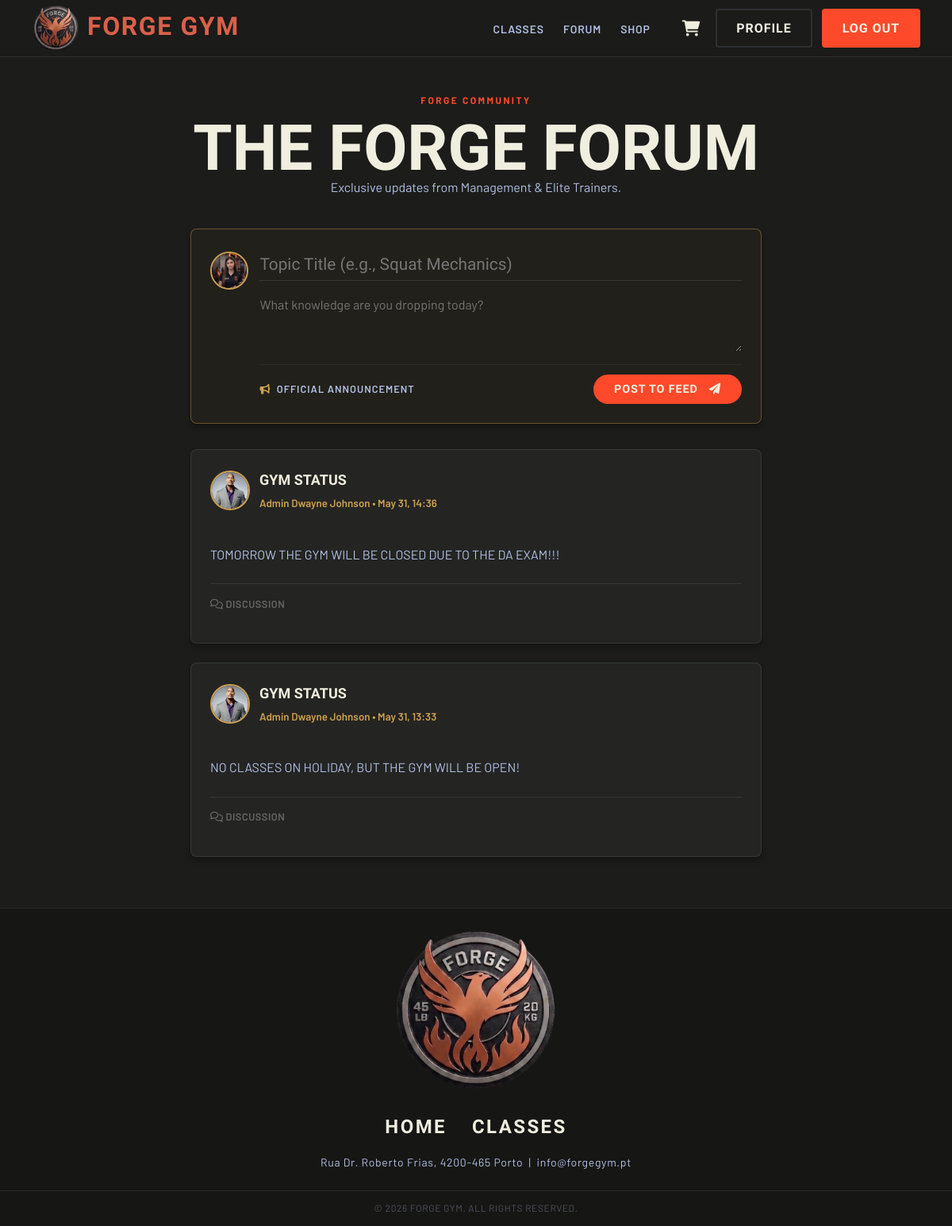
/pages/forum.php (signed in), run on the app's committed database.
### tables this page shows
CREATE TABLE users (
    id INTEGER PRIMARY KEY AUTOINCREMENT,
    name TEXT NOT NULL,
    username TEXT UNIQUE NOT NULL,
    email TEXT UNIQUE NOT NULL,
    password TEXT NOT NULL, 
    profile_photo TEXT DEFAULT 'images/profiles/default.png',
    role TEXT DEFAULT 'user', -- Pode ser 'admin', 'trainer', ou 'user'
    plan TEXT DEFAULT 'none', -- O plano de treino do utilizador (ex: Basic, Premium, none)
    trainer_id INTEGER DEFAULT NULL, -- Se for um 'trainer', guarda o ID correspondente da tabela trainers
    FOREIGN KEY (trainer_id) REFERENCES trainers(id)
);

CREATE TABLE forum_posts (
    id INTEGER PRIMARY KEY AUTOINCREMENT,
    user_id INTEGER NOT NULL,
    title TEXT NOT NULL,
    content TEXT NOT NULL,
    created_at DATETIME DEFAULT CURRENT_TIMESTAMP,
    FOREIGN KEY(user_id) REFERENCES users(id)
);

### pages/forum.php (the view, shortened to what this page needs)
<?php
try {
    $pdo = new PDO('sqlite:../database/forge_gym.db');
    $pdo->setAttribute(PDO::ATTR_ERRMODE, PDO::ERRMODE_EXCEPTION);
    $stmt = $pdo->query("
        SELECT fp.*, u.name as trainer_name, u.profile_photo as avatar, u.role as author_role
        FROM forum_posts fp
        JOIN users u ON fp.user_id = u.id
        ORDER BY fp.created_at DESC
    ");
    $posts = $stmt->fetchAll(PDO::FETCH_ASSOC);
} catch (PDOException $e) {
    die("Database error: " . $e->getMessage());
}
$user_role = $_SESSION['role'] ?? 'user';
$current_user_id = $_SESSION['user_id'];
?>
<!DOCTYPE html>
<html lang="en">
<head>
    <link rel="stylesheet" href="../css/style.css">
    <link rel="stylesheet" href="https://cdnjs.cloudflare.com/ajax/libs/font-awesome/6.0.0/css/all.min.css">
</head>
<body>
  <header class="header">
    <div class="container header__inner">
      <a href="../index.php" class="logo" aria-label="FORGE GYM homepage">
        <img src="../images/logo.png" alt="FORGE GYM" class="logo__img" />
        <span class="logo__text">FORGE GYM</span>
      </a>
      <nav class="nav" id="main-nav" aria-label="Primary navigation">
        <ul class="nav__list">
          <li><a href="plan.php" class="nav__link">Classes</a></li>
          <li><a href="forum.php" class="nav__link">Forum</a></li>
          <li><a href="shop.php" class="nav__link">Shop</a></li>
        </ul>
        <div class="nav__actions">
            <a href="shop.php?open_cart=1" class="nav__cart-btn cart-toggle" aria-label="Ir para o carrinho">
                <i class="fas fa-shopping-cart"></i>
            </a>
          <?php if (isset($_SESSION['user_id'])): ?>
            <a href="profile.php" class="btn btn--ghost">Profile</a>
            <a href="logout.php" class="btn btn--primary">Log out</a>
          <?php else: ?>
            <a href="login.php" class="btn btn--ghost">Log in</a>
            <a href="register.php" class="btn btn--primary">Join now</a>
          <?php endif; ?>
        </div>
      </nav>
    </div>
  </header>
    <main class="container page-spacing" style="max-width: 800px;">
        <header class="page-header" style="text-align: center; margin-bottom: var(--sp-10);">
            <p class="eyebrow" style="justify-content: center;">Forge Community</p>
            <h1 class="page-title">THE FORGE FORUM</h1>
            <p class="text-muted">Exclusive updates from Management & Elite Trainers.</p>
        </header>
        <?php if ($user_role === 'trainer' || $user_role === 'admin'):
            $stmt_avatar = $pdo->prepare("SELECT profile_photo, name FROM users WHERE id = ?");
            $stmt_avatar->execute([$current_user_id]);
            $curr_user = $stmt_avatar->fetch(PDO::FETCH_ASSOC);
            $currAvatar = (!empty($curr_user['profile_photo']) && $curr_user['profile_photo'] !== 'images/profiles/default.png' && file_exists(__DIR__ . '/../' . $curr_user['profile_photo']))
                            ? '../' . $curr_user['profile_photo']
                            : "https://ui-avatars.com/api/?name=" . urlencode($curr_user['name'] ?? 'User') . "&background=CBA052&color=fff&size=128&bold=true";
        ?>
            <section class="card" style="margin-bottom: var(--sp-8); border: 1px solid rgba(203, 160, 82, 0.4); background: rgba(203, 160, 82, 0.03); padding: var(--sp-6);">
                <div style="display: flex; gap: var(--sp-4); align-items: flex-start;">
                    <img src="<?php echo htmlspecialchars($currAvatar); ?>" style="width: 48px; height: 48px; border-radius: 50%; object-fit: cover; border: 2px solid var(--color-gold); flex-shrink: 0; margin-top: 4px;">
                    <form action="../api/action_forum.php" method="POST" style="flex: 1; display: flex; flex-direction: column; gap: var(--sp-2); margin: 0;">
                        <input type="text" name="title" placeholder="Topic Title (e.g., Squat Mechanics)" required
                               style="background: transparent; border: none; border-bottom: 1px solid rgba(255,255,255,0.1); color: #fff; font-family: var(--font-display); font-size: 1.3rem; padding: 8px 0; outline: none; transition: border-color 0.3s;"
                               onfocus="this.style.borderBottomColor='var(--color-gold)'" onblur="this.style.borderBottomColor='rgba(255,255,255,0.1)'">
                        <textarea name="content" rows="3" placeholder="What knowledge are you dropping today?" required
                                  style="background: transparent; border: none; color: var(--color-text); font-family: var(--font-body); font-size: 1rem; padding: 12px 0; resize: vertical; min-height: 70px; outline: none;"></textarea>
                        <div style="display: flex; justify-content: space-between; align-items: center; border-top: 1px solid rgba(255,255,255,0.05); padding-top: var(--sp-3); margin-top: var(--sp-2);">
                            <span style="font-size: 0.8rem; color: var(--color-text-muted); text-transform: uppercase; letter-spacing: 1px; font-weight: 600;">
                                <i class="fas fa-bullhorn" style="color: var(--color-gold); margin-right: 4px;"></i> Official Announcement
                            </span>
                            <button type="submit" class="btn btn--primary" style="padding: 8px 24px; font-size: 0.9rem; border-radius: 30px;">
                                Post to Feed <i class="fas fa-paper-plane" style="margin-left: 6px;"></i>
                            </button>
                        </div>
                    </form>
                </div>
            </section>
        <?php endif; ?>
        <section>
            <?php if (empty($posts)): ?>
                <div class="card" style="text-align: center; padding: var(--sp-10); border: 1px dashed var(--color-border);">
                    <p class="text-muted" style="font-style: italic; margin: 0;">No posts shared yet today. Check back soon!</p>
                </div>
            <?php else: ?>
                <?php foreach ($posts as $post):
                    $postPhoto = $post['avatar'];
                    if (empty($postPhoto) || $postPhoto === 'images/profiles/default.png' || !file_exists(__DIR__ . '/../' . $postPhoto)) {
                        $postAvatar = "https://ui-avatars.com/api/?name=" . urlencode($post['trainer_name']) . "&background=CBA052&color=fff&size=128&bold=true";
                    } else {
                        $postAvatar = '../' . $postPhoto;
                    }
                    $authorPrefix = $post['author_role'] === 'admin' ? 'Admin' : 'Coach';
                ?>
                    <article class="card" style="margin-bottom: var(--sp-6); padding: var(--sp-6);">
                        <div style="display: flex; justify-content: space-between; align-items: flex-start; margin-bottom: var(--sp-4);">
                            <div style="display: flex; align-items: center; gap: var(--sp-3);">
                                <img src="<?php echo htmlspecialchars($postAvatar); ?>" style="width: 50px; height: 50px; border-radius: 50%; object-fit: cover; border: 2px solid var(--color-gold); flex-shrink: 0;">
                                <div>
                                    <h3 style="font-size: var(--text-lg); font-family: var(--font-display); color: var(--color-text); margin: 0; text-transform: uppercase;">
                                        <?php echo htmlspecialchars($post['title']); ?>
                                    </h3>
                                    <small style="color: var(--color-gold); font-weight: 600;"><?php echo $authorPrefix . ' ' . htmlspecialchars($post['trainer_name']); ?> • <?php echo date('M d, H:i', strtotime($post['created_at'])); ?></small>
                                </div>
                            </div>
                        </div>
                        <p style="color: var(--color-text-muted); line-height: 1.6; white-space: pre-line; margin-bottom: var(--sp-6); overflow-wrap: break-word; word-break: break-word;">
                            <?php echo htmlspecialchars($post['content']); ?>
                        </p>
                        <div style="border-top: 1px solid rgba(255,255,255,0.08); padding-top: var(--sp-4);">
                            <h4 style="color: rgba(255,255,255,0.3); font-size: 0.8rem; font-weight: 600; text-transform: uppercase; letter-spacing: 0.5px; margin-bottom: var(--sp-3);">
                                <i class="far fa-comments"></i> Discussion
                            </h4>
                        </div>
                    </article>
                <?php endforeach; ?>
            <?php endif; ?>
        </section>
    </main>
  <footer class="footer">
    <div class="container footer__inner">
      <a href="../index.php" class="logo footer__logo" aria-label="FORGE GYM homepage">
        <img src="../images/logo.png" alt="FORGE GYM" class="logo__img" />
      </a>
      <ul class="footer__nav">
        <li><a href="../index.php">Home</a></li>
        <li><a href="plan.php">Classes</a></li>
      </ul>
      <p class="footer__address">Rua Dr. Roberto Frias, 4200-465 Porto &nbsp;|&nbsp; info@forgegym.pt</p>
    </div>
    <div class="footer__bottom">
      <p>&copy; 2026 FORGE GYM. All rights reserved.</p>
    </div>
  </footer>
</body>
</html>

### css/01-base.css (style rules this page uses)
:root { --color-bg: #1C1C1A; --color-bg-alt: #161614; --color-bg-surface: #242422; --color-border: rgba(177, 191, 226, 0.12); --color-primary: #16336F; --color-primary-hover:#1a3d87; --color-gold: #CBA052; --color-accent: #FE492A; --color-accent-hover: #e03e22; --color-logo: #da604a; --color-text: #F0EEDF; --color-text-muted: #B1BFE2; --color-text-dim: rgba(177, 191, 226, 0.35); --color-on-primary: #F0EEDF; --color-on-accent: #F0EEDF; --font-display: 'Barlow Condensed', sans-serif; --font-body: 'Barlow', sans-serif; --text-xs: 0.75rem; --text-sm: 0.875rem; --text-base: 1rem; --text-lg: 1.125rem; --text-2xl: 1.5rem; --text-3xl: 2rem; --text-4xl: 2.75rem; --text-5xl: 4rem; --sp-2: 0.5rem; --sp-3: 0.75rem; --sp-4: 0.90rem; --sp-6: 1.5rem; --sp-8: 2rem; --sp-10: 2.5rem; --radius-sm: 4px; --radius-md: 8px; --radius-lg: 16px; --radius-full: 9999px; --t-fast: 0.15s ease; --t-base: 0.25s ease; --t-slow: 0.4s ease; --container-max: 1200px; --container-pad: clamp(1rem, 5vw, 2.5rem); --header-h: 4.5rem; }
*, *::before, *::after { box-sizing: border-box; margin: 0; padding: 0; }
body { min-height: 100vh; background-color: var(--color-bg); color: var(--color-text); font-family: var(--font-body); font-size: var(--text-base); line-height: 1.6; -webkit-font-smoothing: antialiased; }
a { color: inherit; text-decoration: none; }
ul { list-style: none; }
button { cursor: pointer; font-family: inherit; background: none; border: none; }

### css/02-components.css (style rules this page uses)
.btn { display: inline-flex; align-items: center; justify-content: center; gap: var(--sp-2); padding: 0.625rem 1.5rem; font-family: var(--font-display); font-size: var(--text-base); font-weight: 700; letter-spacing: 0.06em; text-transform: uppercase; border: 2px solid transparent; border-radius: var(--radius-sm); transition: all var(--t-fast); white-space: nowrap; }
.btn--primary { background-color: var(--color-accent); color: var(--color-on-accent); border-color: var(--color-accent); }
.btn--ghost { background-color: transparent; color: var(--color-text); border-color: var(--color-border); }
.card { background-color: var(--color-bg-surface); border: 1px solid var(--color-border); border-radius: var(--radius-md); padding: var(--sp-6); box-shadow: 0 4px 6px rgba(0, 0, 0, 0.3); }
.text-muted { color: var(--color-text-muted); }
.nav__cart-btn { position: relative; display: inline-flex; align-items: center; justify-content: center; background: transparent; border: none; font-size: 1.25rem; color: inherit; cursor: pointer; padding: 0.5rem; transition: opacity var(--t-fast); }

### css/04-pages.css (style rules this page uses)
.eyebrow { display: inline-block; font-family: var(--font-body); font-size: var(--text-xs); font-weight: 700; letter-spacing: 0.2em; text-transform: uppercase; color: var(--color-accent); margin-bottom: var(--sp-4); }
.page-spacing { padding-top: calc(var(--header-h) + var(--sp-10)); padding-bottom: var(--sp-10); }
.page-header { margin-bottom: var(--sp-8); }
.page-title { font-family: var(--font-display); font-size: clamp(3rem, 8vw, 5rem); font-weight: 900; line-height: 0.9; text-transform: uppercase; }

### data on the page
users: profile_photo (picture)
forum_posts: user.profile_photo (picture), title "GYM STATUS", user.role "Admin", user.name "Dwayne Johnson", created_at "May 31, 14:36", content "TOMORROW THE GYM WILL BE CLOSED DUE TO THE DA EXAM!!!"
forum_posts: user.profile_photo (picture), title "GYM STATUS", user.role "Admin", user.name "Dwayne Johnson", created_at "May 31, 13:33", content "NO CLASSES ON HOLIDAY, BUT THE GYM WILL BE OPEN!"
